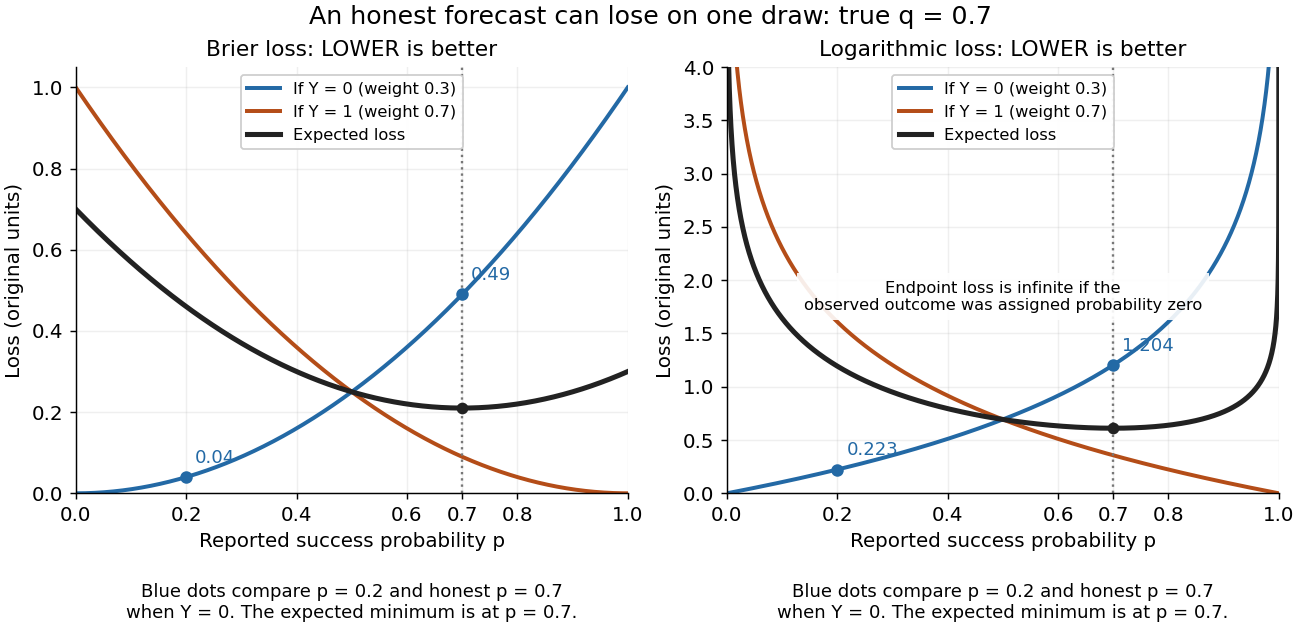

Generate this figure with Python:
"""Show realized binary losses and their expectation; output basename to cwd.

Run from _media with Python 3.14, NumPy 2.3.5, Matplotlib 3.10.7.
No sampling: expectations use the stipulated Bernoulli probability q = 0.7.
"""

import matplotlib

matplotlib.use("Agg")
import matplotlib.pyplot as plt
import numpy as np


def main():
    q = 0.7
    plt.rcParams.update({"font.size": 11, "axes.titlesize": 12})
    fig, axes = plt.subplots(1, 2, figsize=(10, 4.8), layout="constrained")
    fig.patch.set_facecolor("white")
    fig.suptitle("An honest forecast can lose on one draw: true q = 0.7", fontsize=14)
    p_brier = np.unique(np.r_[np.linspace(0, 1, 1001), 0.2, q])
    near_zero = np.geomspace(1e-6, 0.02, 250)
    p_log = np.unique(np.r_[near_zero, np.linspace(0.02, 0.98, 1601), 1 - near_zero, 0.2, q])
    for ax, p, zero, one, name, ymax in [
        (axes[0], p_brier, p_brier**2, (1 - p_brier) ** 2, "Brier loss", 1.05),
        (axes[1], p_log, -np.log1p(-p_log), -np.log(p_log), "Logarithmic loss", 4.0),
    ]:
        ax.set_facecolor("white")
        ax.plot(p, zero, color="#2369a5", lw=2.2, label="If Y = 0 (weight 0.3)")
        ax.plot(p, one, color="#b44d18", lw=2.2, label="If Y = 1 (weight 0.7)")
        ax.plot(p, (1 - q) * zero + q * one, color="#222222", lw=2.8, label="Expected loss")
        ax.axvline(q, color="#777777", linestyle=":", lw=1.3)
        ax.set(title=name + ": LOWER is better", xlabel="Reported success probability p", ylabel="Loss (original units)", xlim=(0, 1), ylim=(0, ymax), xticks=[0, 0.2, 0.4, 0.6, 0.7, 0.8, 1])
        ax.legend(loc="upper center", fontsize=9, frameon=True, facecolor="white", framealpha=0.95)
        comparison = np.array([0.2, q])
        values = comparison**2 if name == "Brier loss" else -np.log1p(-comparison)
        ax.scatter(comparison, values, color="#2369a5", s=35, zorder=5)
        for report, value in zip(comparison, values):
            ax.annotate(f"{value:.2f}" if name == "Brier loss" else f"{value:.3f}", (report, value), xytext=(5, 8), textcoords="offset points", color="#2369a5", fontsize=10)
        minimum = q * (1 - q) if name == "Brier loss" else -q * np.log(q) - (1 - q) * np.log1p(-q)
        ax.scatter([q], [minimum], color="#222222", s=30, zorder=5)
        ax.text(0.5, -0.21, "Blue dots compare p = 0.2 and honest p = 0.7\nwhen Y = 0. The expected minimum is at p = 0.7.", ha="center", va="top", transform=ax.transAxes, fontsize=10)
        ax.grid(alpha=0.2)
        ax.spines[["top", "right"]].set_visible(False)
    axes[1].text(0.5, 0.43, "Endpoint loss is infinite if the\nobserved outcome was assigned probability zero", ha="center", transform=axes[1].transAxes, fontsize=9, bbox={"facecolor": "white", "edgecolor": "none", "alpha": 0.9})
    fig.savefig("proper-score-realized-outcomes.png", dpi=130, facecolor="white", transparent=False)
    plt.close(fig)


if __name__ == "__main__":
    main()
